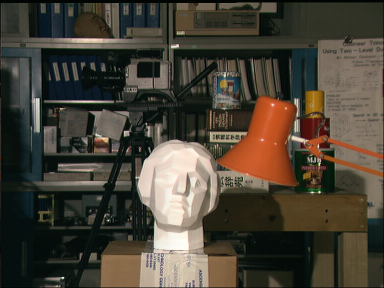
#> input picture tsucuba_left.png, 384 x 288 px
$ python ComputeEpilines.py
#> lines starting #> are read from the running program, lines starting #| are printed output that depends on the picture
# -*- coding: utf-8 -*-
"""
@author: Himanshu Garg
UBID: 5292195
"""
"""
reference taken from https://opencv-python-tutroals.readthedocs.io/en/latest/py_tutorials/py_calib3d/py_epipolar_geometry/py_epipolar_geometry.html
and
https://opencv-python-tutroals.readthedocs.io/en/latest/py_tutorials/py_calib3d/py_depthmap/py_depthmap.html
"""

import cv2
import numpy as np

UBID = '50292195';
np.random.seed(sum([ord(c) for c in UBID]))

def writeImage(name, img):
    cv2.imwrite(name,img)
    #print("\n****" + name + " written to disk****")
    #print("height:",len(img))
    #print("width:",len(img[0]))

"""
function to draw lines on an image based on the epipolar line equations recieved
from the function.
"""
def drawEpipolarLines(targetImg,targetlines,targetpts,linecolors):
    timg = []
    for coeff,pt,color in zip(targetlines,targetpts,linecolors):
        x1 = 0
        y1 = int(-(coeff[2]/coeff[1]))
        x2 = targetImg.shape[1]
        y2 = int(-(((coeff[0]/coeff[1])*x2) + (coeff[2]/coeff[1])))
        timg = cv2.line(targetImg, (x1,y1), (x2,y2), tuple(color),1)
        timg = cv2.circle(timg,tuple(pt), 3, tuple(color), -1)
    return timg

def computeEpilines(colorimage,srcpts,dstpts,imageNumber,FundamentalMatrix,linecolors):
    sucubaeplines = cv2.computeCorrespondEpilines(srcpts,imageNumber,FundamentalMatrix)
    sucubaeplines = sucubaeplines.reshape(-1,3)
    sucubalineImg = drawEpipolarLines(colorimage,sucubaeplines,dstpts,linecolors)
    return sucubalineImg

matchCount = 4

sucuba1 = cv2.imread("tsucuba_left.png",0)
#> sucuba1: shape (288, 384); min 0, max 253, mean 68.4
sucuba2 = cv2.imread("tsucuba_right.png",0)
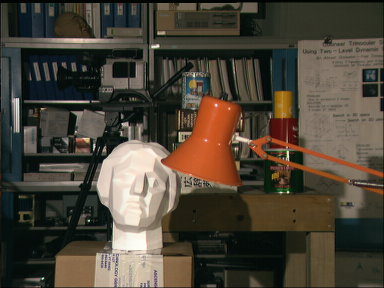
#> input picture tsucuba_right.png, 384 x 288 px
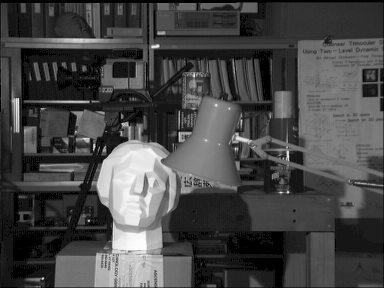
#> sucuba2: shape (288, 384); min 0, max 253, mean 70.3
sucuba1color = cv2.imread("tsucuba_left.png",1)
#> sucuba1color is the input picture: shape (288, 384, 3); mean B, G, R 54.7, 66.6, 73.2
sucuba2color = cv2.imread("tsucuba_right.png",1)
#> sucuba2color is the input picture: shape (288, 384, 3); mean B, G, R 55.6, 68.2, 75.9

sc1color = sucuba1color.copy()
sc2color = sucuba2color.copy()

sift = cv2.xfeatures2d.SIFT_create()

keypt_1, descp_1 = sift.detectAndCompute(sucuba1,None)
#> keypt_1 = 760 keypoints; strongest (x, y, size): (174, 178, 47.1), (177, 46, 2.7), (126, 133, 3.8), (36, 102, 5.7)
keypt_2, descp_2 = sift.detectAndCompute(sucuba2,None)
#> keypt_2 = 764 keypoints; strongest (x, y, size): (94, 146, 1.9), (132, 178, 47.5), (157, 46, 2.7), (288, 153, 2)

scout1=cv2.drawKeypoints(sc1color,keypt_1,sc1color)  #drawKeypoints(sourceimage,keypoints,outputimage)
scout2=cv2.drawKeypoints(sc2color,keypt_2,sc2color)

writeImage("task2_sift1.jpg",scout1)
writeImage("task2_sift2.jpg",scout2)

bf_matcher = cv2.BFMatcher()
calcmatches = bf_matcher.knnMatch(descp_1,descp_2, k=2)
#> calcmatches = 760 matches
validMs = []
sourcePts = []
destPts = []
for m,n in calcmatches:
    if m.distance < 0.75*n.distance:
        validMs.append(m)
        sourcePts.append(keypt_1[m.queryIdx].pt)
        destPts.append(keypt_2[m.trainIdx].pt)
#> after the loop, destPts = 286 pairs, first value 9.72 to 375.6, second value 3.54 to 284.5; sourcePts = 286 pairs, first value 30.2 to 377.5, second value 3.59 to 284.5; validMs = 286 matches

sourcePts = np.int32(sourcePts)
#> sourcePts = 286 pairs, first value 30 to 377, second value 3 to 284
destPts = np.int32(destPts)
#> destPts = 286 pairs, first value 9 to 375, second value 3 to 284

matchedImgs = cv2.drawMatches(sucuba1color,keypt_1,sucuba2color,keypt_2,validMs,None,flags=2)
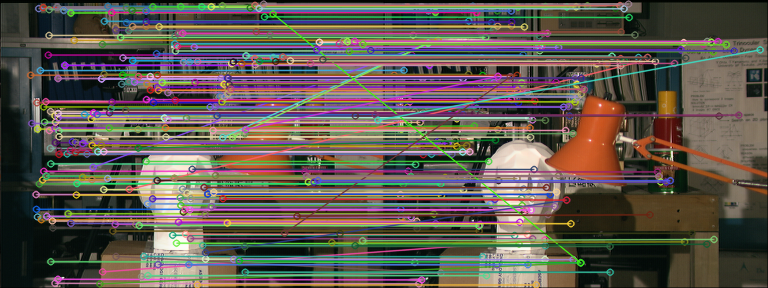
#> matchedImgs: shape (288, 768, 3); mean B, G, R 80.5, 88.4, 96.5
writeImage("task2_matches_knn.jpg",matchedImgs)

FundamentalMatrix, mask = cv2.findFundamentalMat(sourcePts,destPts,cv2.RANSAC,20)
#> FundamentalMatrix = [[-1.58e-06, -0.000413, 0.0845], [0.000394, -9.89e-06, -0.138], [-0.0805, 0.136, 1]]; mask = 286 values, max 1 at index 0, min 0 at index 75, mean 0.976
mask = np.ndarray.flatten(mask).tolist()
print("\nFundamental Matrix: \n",FundamentalMatrix)
#| Fundamental Matrix:
#|  [[-1.57930002e-06 -4.12799335e-04  8.44949757e-02]
#|  [ 3.94478384e-04 -9.89014794e-06 -1.38119107e-01]
#|  [-8.05235709e-02  1.35761862e-01  1.00000000e+00]]

"""
10 random inliers are calculated from the keypoints
"""
fmask = np.zeros((len(mask)))
#> fmask = 286 values from 0 to 0
inlierIndxs = np.where(np.array(mask) == 1)[0]
#> inlierIndxs = 279 values from 0 to 285
np.random.shuffle(inlierIndxs)
inlierIndxs = inlierIndxs[:10]
#> inlierIndxs = [213, 183, 278, 272, 119, 23, 256, 203, 180, 87]
fmask[inlierIndxs.tolist()] = 1
srcInlierPts = []
destInlierPts = []
npvalidMs = np.array(validMs)
truncGoodPts = npvalidMs[inlierIndxs.tolist()]

for m in truncGoodPts:
    srcInlierPts.append(keypt_1[m.queryIdx].pt)
    destInlierPts.append(keypt_2[m.trainIdx].pt)
#> this loop made 10 passes
#> after the loop, destInlierPts = [(190.6, 101.4), (170.1, 61.66), (334.5, 115.5), (322.7, 40.92), (109.7, 81.9), (26.71, 216.5), (270.9, 60.99), (191.6, 6.35), (160.9, 119.8), (78.97, 189.3)]; srcInlierPts = [(221.5, 101.3), (188.9, 61.59), (354.9, 115.4), (342.8, 40.64), (134.1, 81.62), (46.31, 215.8), (289.9, 60.3), (210.8, 6.31), (186.1, 117.5), (103.3, 189.1)]

srcInlierPts = np.int32(srcInlierPts)
#> srcInlierPts = [[221, 101], [188, 61], [354, 115], [342, 40], [134, 81], [46, 215], [289, 60], [210, 6], [186, 117], [103, 189]]
destInlierPts = np.int32(destInlierPts)
#> destInlierPts = [[190, 101], [170, 61], [334, 115], [322, 40], [109, 81], [26, 216], [270, 60], [191, 6], [160, 119], [78, 189]]
linecolors = [[0  ,255,  0],
              [255,0  ,0  ],
              [255,255,255],
              [0  ,0  ,255],
              [255,255,0  ],
              [238,130,238],
              [255,128,  0],
              [0, 255, 255],
              [255,228,181],
              [152,251,152]]

np.random.shuffle(linecolors)

"""
the epilines are calculated for the corresponding points for both the images
"""
scubarightimg = computeEpilines(sucuba2color,srcInlierPts,destInlierPts,1,FundamentalMatrix,linecolors)
#> in computeEpilines, `sucubaeplines = cv2.computeCorrespondEpilines(srcpts,imageNumber,Funda..`: sucubaeplines = [[0.633, -0.774, -45.97], [0.675, -0.738, -66.96], [1, 0.0107, -326.1], [0.999, -0.0533, -312.5], [0.509, -0.861, 12.07], [-0.0354, -0.999, 216.8], [0.923, -0.385, -220], [0.828, -0.561, -153], [0.478, -0.878, 25.41], [0.0634, -0.998, 184.5]]
#> the loop in drawEpipolarLines, `for coeff,pt,color in zip(targetlines,targetpts,linecolors):` made 10 passes
#> (coeff, pt, color, y1, y2) on passes 1 to 10: ([0.633, -0.774, -45.97], [190, 101], [255, 228, 181], -59, 254), ([0.675, -0.738, -66.96], [170, 61], [238, 130, 238], -90, 260), ([1, 0.0107, -326.1], [334, 115], [255, 128, 0], 30582, -5424), ([0.999, -0.0533, -312.5], [322, 40], [0, 255, 255], -5858, 1329), ([0.509, -0.861, 12.07], [109, 81], [152, 251, 152], 14, 240), ([-0.0354, -0.999, 216.8], [26, 216], [0, 0, 255], 216, 203), ([0.923, -0.385, -220], [270, 60], [255, 255, 0], -571, 349), ([0.828, -0.561, -153], [191, 6], [0, 255, 0], -272, 294), ([0.478, -0.878, 25.41], [160, 119], [255, 0, 0], 28, 238), ([0.0634, -0.998, 184.5], [78, 189], [255, 255, 255], 184, 209)
#> pass 1, in drawEpipolarLines, `timg = cv2.circle(timg,tuple(pt), 3, tuple(color), -1)`:
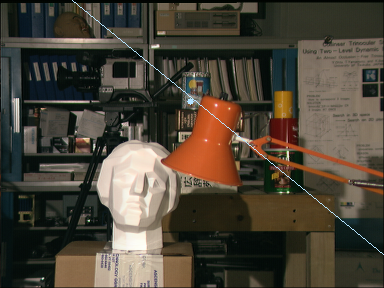
#> timg: shape (288, 384, 3); mean B, G, R 56.2, 68.7, 76.2
#> after the loop in drawEpipolarLines, `for coeff,pt,color in zip(targetlines,targetpts,linecolors):`:
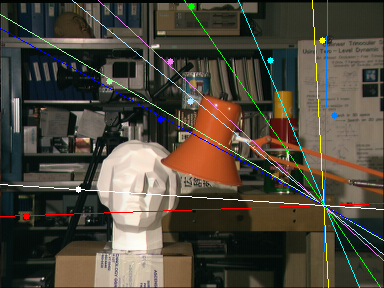
#> targetImg: shape (288, 384, 3); mean B, G, R 59.3, 71.6, 77.8
writeImage("task2_epi_right.jpg",scubarightimg)

scubaleftimg = computeEpilines(sucuba1color,destInlierPts,srcInlierPts,2,FundamentalMatrix,linecolors)
#> the loop in drawEpipolarLines (call 2), `for coeff,pt,color in zip(targetlines,targetpts,linecolors):` made 10 passes
#> (coeff, pt, color, y1, y2) on passes 1 to 10: ([-0.588, 0.809, 44.56], [221, 101], [255, 228, 181], -55, 224), ([-0.658, 0.753, 80.44], [188, 61], [238, 130, 238], -106, 228), ([-0.996, -0.0907, 372.2], [354, 115], [255, 128, 0], 4103, -112), ([-0.999, 0.0374, 347.4], [342, 40], [0, 255, 255], -9277, 971), ([-0.476, 0.879, -9.56], [134, 81], [152, 251, 152], 10, 218), ([0.0378, 0.999, -216.6], [46, 215], [0, 0, 255], 216, 202), ([-0.924, 0.382, 250.4], [289, 60], [255, 255, 0], -654, 272), ([-0.81, 0.587, 168.3], [210, 6], [0, 255, 0], -286, 243), ([-0.443, 0.897, -25.08], [186, 117], [255, 0, 0], 27, 217), ([-0.0598, 0.998, -181.7], [103, 189], [255, 255, 255], 182, 205)
#> pass 1, in drawEpipolarLines (call 2), `timg = cv2.circle(timg,tuple(pt), 3, tuple(color), -1)`:
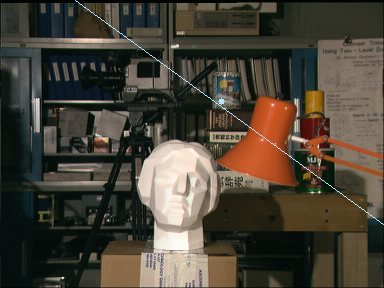
#> timg: shape (288, 384, 3); mean B, G, R 55.3, 67.1, 73.5
writeImage("task2_epi_left.jpg",scubaleftimg)

"""
Here the disparity map is calculated using the stereo function
since the image is shifted to right, we take the image starting from 63
It is divided by a contant to normalize
"""
stobject = cv2.StereoBM_create()
disparity = stobject.compute(sucuba1,sucuba2)
print("\n\nDisparity: \n",disparity)
#> (printed output is left out)
disparity = disparity[:,63:]/3.5
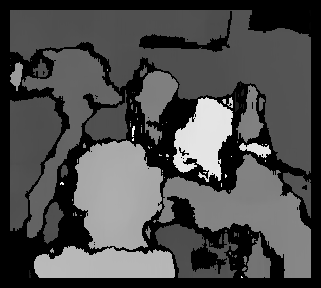
#> disparity: shape (288, 321) float64; min -4.57, max 288, mean 83.3; drawn with min black and max white
writeImage("task2_disparity.jpg",disparity)
